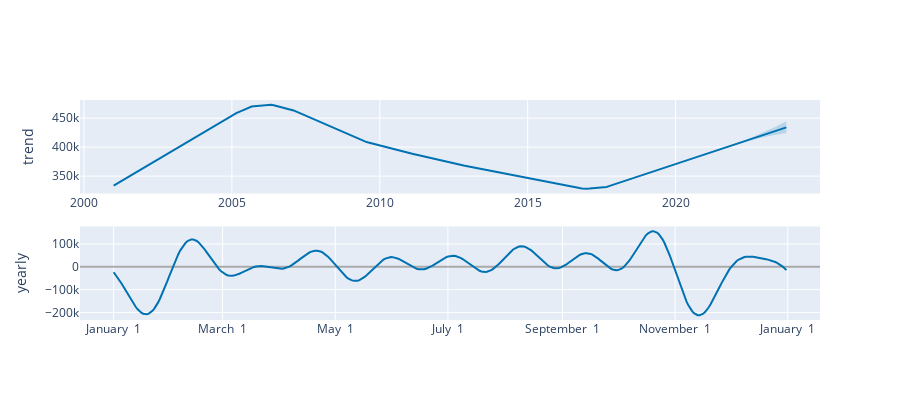

Notebook code cell kept with this figure:
### Markdown cell above
## Plotting the trend and yearly data

### Code cell
plot_components_plotly(m, forecast)

### Figure 1 — Plotly figure (JSON) as saved in the notebook; plotly's stock layout.template omitted (floating-point values rounded to 4 significant figures; data arrays with more than 128 entries replaced by an {"elided": "..."} marker saying what was removed)
{"data": [{"line": {"color": "#0072B2", "width": 2}, "mode": "lines", "name": "trend", "type": "scatter", "x": {"elided": "274 str values"}, "xaxis": "x", "y": {"elided": "274 float values"}, "yaxis": "y"}, {"line": {"color": "rgba(0, 114, 178, 0.2)", "width": 0}, "mode": "lines", "name": "trend_upper", "type": "scatter", "x": {"elided": "274 str values"}, "xaxis": "x", "y": {"elided": "274 float values"}, "yaxis": "y"}, {"fill": "tonexty", "fillcolor": "rgba(0, 114, 178, 0.2)", "line": {"color": "rgba(0, 114, 178, 0.2)", "width": 0}, "mode": "lines", "name": "trend_lower", "type": "scatter", "x": {"elided": "274 str values"}, "xaxis": "x", "y": {"elided": "274 float values"}, "yaxis": "y"}, {"line": {"color": "#0072B2", "width": 2}, "mode": "lines", "name": "yearly", "type": "scatter", "x": {"elided": "365 str values"}, "xaxis": "x2", "y": {"elided": "365 float values"}, "yaxis": "y2"}], "layout": {"height": 400, "showlegend": false, "width": 900, "xaxis": {"anchor": "y", "domain": [0, 1], "range": ["1999-11-12T15:36:00", "2024-11-18T08:24:00"], "type": "date"}, "xaxis2": {"anchor": "y2", "domain": [0, 1], "range": ["2016-12-13T18:54:02.958904115", "2018-01-18T11:04:57.863013581"], "tickformat": "%B %e", "type": "date"}, "yaxis": {"anchor": "x", "domain": [0.575, 1], "rangemode": "normal", "title": {"text": "trend"}, "zerolinecolor": "#AAA"}, "yaxis2": {"anchor": "x2", "domain": [0, 0.425], "title": {"text": "yearly"}, "zerolinecolor": "#AAA"}}}
